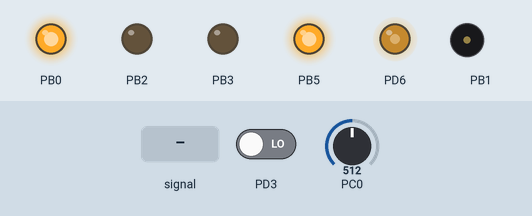
The program below on a simulated ATmega328P, built with avr-gcc and emulated at 16 MHz. Shown: output pins drawn as LEDs (lit = HIGH), buzzer (waves = sounding). The inputs (shaded band) are chosen by the test bench; at power-on: PC0 = 512, PD3 LOW. Pins used as bus, display or sensor lines are not drawn.

Above: at 1.2 s.
1.3 s: PC0 fed a 200 Hz sine of ±81 counts around its level
4.3 s: PC0 set to 900
At 4.8 s:
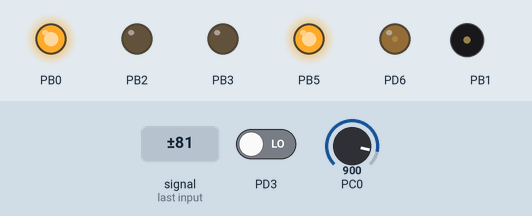
5.8 s: PC0 set to 1023
At 7.0 s:
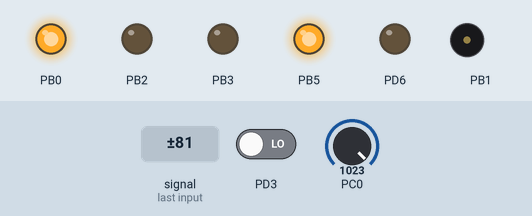
7.3 s: PC0 set to 306
At 8.3 s:
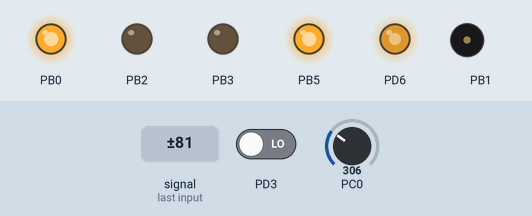
8.8 s: PC0 fed a 2 Hz sine of ±306 counts around its level
At 9.3 s:
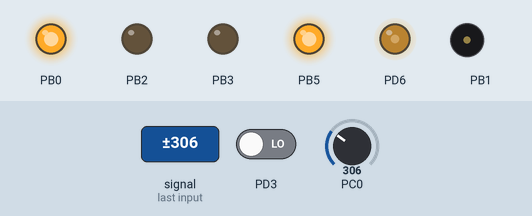
Timing chart, 0 to 17.0 s (numbered marks = the images above; inputs shaded):
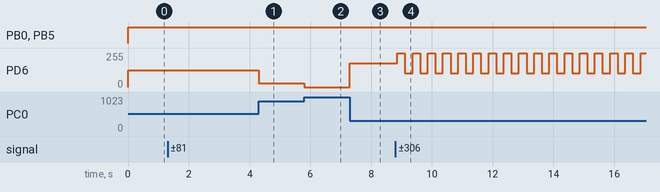

The program:

main.c
```c
/*
 * Uno_zadanie1.c
 *
 * Created: 02.04.2020 11:30:23
 * Author : Robert
 */
#define F_CPU 16000000UL
#include <avr/io.h>
#include <util/delay.h>
#include <avr/interrupt.h>

volatile unsigned char val = 0, en=1, cmd;
volatile unsigned char ADCValue;

ISR(USART_RX_vect){
	cmd = UDR0;
}

ISR(ADC_vect){
	ADCValue = ADCH;

}
ISR(INT1_vect){
	//if(en)
	//	PORTD ^= (1<<PD6);
}
/*
ISR(TIMER1_OVF_vect){ // normal mode
	PORTD ^= (1<<PD6);
}

ISR(TIMER1_COMPA_vect){ // CTC mode
	PORTD ^= (1<<PD6);
}
*/
ISR(TIMER0_OVF_vect){ // PWM
	OCR0A = ADCValue;
}

void USART_Init(void){
	/*Set baud rate */
	UBRR0H = (unsigned char)0;
	UBRR0L = (unsigned char)16;
	UCSR0A |= (1<<U2X0);
	/* Enable receiver and transmitter */
	UCSR0B = (1<<TXEN0) | (1<<RXEN0) | (1<<RXCIE0);
	/* Set frame format: 8data, 2stop bit */
	UCSR0C = (0<<USBS0)|(3<<UCSZ00);
}

void USART0_send(char data){
	while ( !(UCSR0A & (1<<UDRE0)) );
	UDR0 = data;
}

void USART0_sendString(char* data){
	unsigned char i=0;

	while(data[i] != 0){
		while ( !(UCSR0A & (1<<UDRE0)) );
		UDR0 = data[i];
		if(i==255)
			break;
		i++;
	}
}

int main(void)
{
	//unsigned char val=0, en=1;
	unsigned char val2=0, lastvalue = 0;//, cmd=0;
	unsigned int cnt = 0;
	unsigned char sendADC = 0;
	unsigned char lastADCValue=0;
    unsigned char tempVal1;

	DDRB |= 0x2F;
	PORTB |= 0x21;

	DDRD = 0x40;

	EICRA |= (1<<ISC10 | 1<<ISC11);
	EIMSK |= 0x02;

	// ADC Init
	ADMUX = (1<<REFS0) | (1<<ADLAR);
	DIDR0 = (1<<ADC0D);
	ADCSRB = 0;
	ADCSRA = (1<<ADEN) | (1<<ADATE) | (1<<ADIE) | 0x07;
	ADCSRA |= (1<<ADSC);

	//Timer1 Init - normal mode
	/*TCCR1A = 0;
	TCCR1B = (1<<CS11) | (1<<CS10) ;
	TIMSK1 = (1<<TOIE1);
	*/

	//Timer1 Init - CTC mode
	TCCR1A = (1<<COM1A0);
	TCCR1B = (1<<WGM12) | (1<<CS12) | (1<<CS10);
	TIMSK1 = 0;//(1<<OCIE1A);
	OCR1A = 390;

	//Timer0 Init - PWM
	TCCR0A = (1<<COM0A0) | (1<<COM0A1) | (1<<WGM01) | (1<<WGM00);
	TCCR0B = (1<<CS01) | (1<<CS00);
	TIMSK0 = (1<<TOIE0);
	OCR0A = 100;

	//USART Init
	USART_Init();

	sei();
	while(1){};
	/* Replace with your application code */
    while (1)
    {
		_delay_ms(1);
		PORTB ^= 0x20;
		_delay_ms(10);

	//	if(UCSR0A & (1<<RXC0)){
		//	cmd = UDR0;
		//	PORTB ^= 0x04;
	//	}

		if(cmd != 0){
			switch (cmd)
			{
			case 'b':
				PORTB ^= 0x04;
				break;
			case 'a':
				sendADC = 1;
				break;
			case 'z':
				sendADC = 0;
				break;
			case '+':
				tempVal1 = TCCR1B & 0x07;
				if(tempVal1 == 0x05)
					tempVal1 = 1;
				else
					tempVal1++;
				TCCR1B = (TCCR1B & 0xF8) | tempVal1;
				//USART0_sendString("OK\r");
				GTCCR = 0x01;
				break;
			case '-':
				tempVal1 = TCCR1B & 0x07;
				if(tempVal1 == 1)
					tempVal1 = 0x05;
				else
					tempVal1--;
					TCCR1B = (TCCR1B & 0xF8) | tempVal1;
				//USART0_sendString("OK\r");
				GTCCR = 0x01;
			case ']':
				if(OCR1A==0x8000)
					OCR1A = 0x0080;
				else
					OCR1A = OCR1A<<1;
				break;
			case 'p':
				USART0_send(TCNT1H);USART0_send(TCNT1L);
			break;

			default:
				break;
			}
			cmd=0;
		}

		if(sendADC)
			if( (ADCValue-lastADCValue)>=10 || (lastADCValue-ADCValue)>=10 ){
				USART0_send(ADCValue);
			lastADCValue = ADCValue;
		}

		if((PIND & 0x10) != 0x10)
		{
			if(val2 == 0){
				USART0_sendString("Green pressed\r");
				en = !en;
				PORTB ^= 0x02;
			}
			val2 = 1;
		}else val2 = 0;

		/*if((PIND & 0x08) != 0x08)
		{
			if(val == 0 && en)
				PORTB ^= 0x01;
			val = 1;
		}else val = 0;*/
    }
}
```

Measured:
- after the input at 4.3 s, PD6: 127/255 → 30/255 at once
- after the input at 5.8 s, PD6: 30/255 → 0/255 at once
- after the input at 7.3 s, PD6: 0/255 → 179/255 at once
- after the input at 8.8 s, PD6: 179/255 → 255/255 after 0.06 s, then repeats every 0.50 s: 103/255 0.01 s, 102/255 0.01 s, 103/255 0.23 s, 255/255 0.25 s
